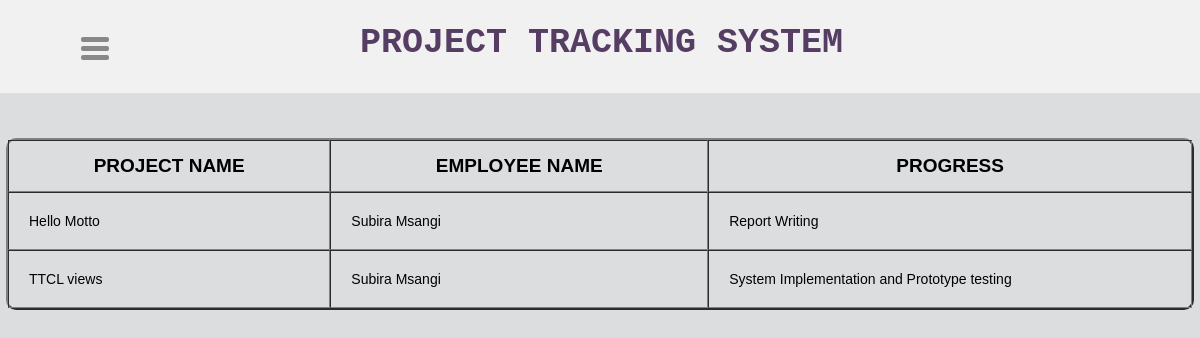
/viewprog.php (signed in), run on the app's committed database.
### tables this page shows
CREATE TABLE `progress` (
  `project_name` varchar(60) NOT NULL,
  `progress` varchar(60) NOT NULL,
  `progress_id` int(30) NOT NULL
);

CREATE TABLE `project` (
  `project_name` varchar(60) NOT NULL,
  `project_id` int(30) NOT NULL,
  `employee_id` varchar(30) NOT NULL,
  `employee_name` varchar(60) NOT NULL,
  `start_date` varchar(30) NOT NULL,
  `description` varchar(255) NOT NULL
);

### viewprog.php (the view, shortened to what this page needs)
<?php
  $email=$_SESSION['employee_name'];
  ?>
<!DOCTYPE html>
<html>
<head>
<link rel="stylesheet" type="text/css" href="css/viewprog.css">
</head>
<body>
<div class="header">
<div class="header-left">
	<h1>PROJECT TRACKING SYSTEM</h1>
</div>
</div>
<a href="#menu" id="toggle"><span></span></a>
	<div id="div-id-name">
    <table border="2" cellspacing="0" cellpadding="0" align=center>
        <thead>
            <tr>
                <th>PROJECT NAME</th>
				<th>EMPLOYEE NAME</th>
				<th>PROGRESS</th>
            </tr>
        </thead>
        <tbody>
		<?php
	include('conn.php');
$sql = "SELECT progress.project_name, project.employee_name, progress.progress FROM progress INNER JOIN project ON progress.project_name = project.project_name WHERE employee_name = '$email'";
if ($result = mysqli_query($conn, $sql)) {
  while ($row = mysqli_fetch_assoc($result)) {
        echo "<tr>
		<td>".$row["project_name"]."</td>
		<td>".$row["employee_name"]."</td>
		<td>".$row["progress"]."</td>
		</tr>";
    }
}
?>
        </tbody>
    </table>
</div>
</body>
</html>

### viewprog.css (style rules this page uses)
body { background-position: center; background: #DCDDDF url(https://cssdeck.com/uploads/media/items/7/7AF2Qzt.png);*/ color: #000; font: 14px Arial; margin: 0 auto; padding: 0; position: relative; }
h1 { font-size:35px; font-family: "Lucida Console", Courier, monospace; color:#563D64; }
a { text-decoration: none; }
.header { position: relative; bottom: 17px; background-color: #f1f1f1; height: 60px; padding: 25px 10px; }
.header-left { float: left; position: absolute; top: 15%; left: 30%; }
#toggle { display: block; width: 28px; height: 30px; margin: -1px auto; position: relative; right: 605px; bottom: 55px; }
#toggle span:after, #toggle span:before { content: ""; position: absolute; left: 0; top: -9px; }
#toggle span:after { top: 9px; }
#toggle span { position: relative; left: 100px; bottom: 8px; display: block; }
#toggle span, #toggle span:after, #toggle span:before { width: 100%; height: 5px; background-color: #888; transition: all 0.3s; backface-visibility: visible; border-radius: 2px; }
table { border-radius: 10px; border-color: solid black; width: 99%; }
td { height: 10px; width: 10px; text-align: left; padding: 20px; vertical-align: center; }
th { height: 50px; width: 10px; text-align: center; vertical-align: center; font-size: 19px; }

### data on the page
progress: project_name "Hello Motto", project.employee_name "Subira Msangi", progress "Report Writing"
progress: project_name "TTCL views", project.employee_name "Subira Msangi", progress "System Implementation and Prototype testing"
